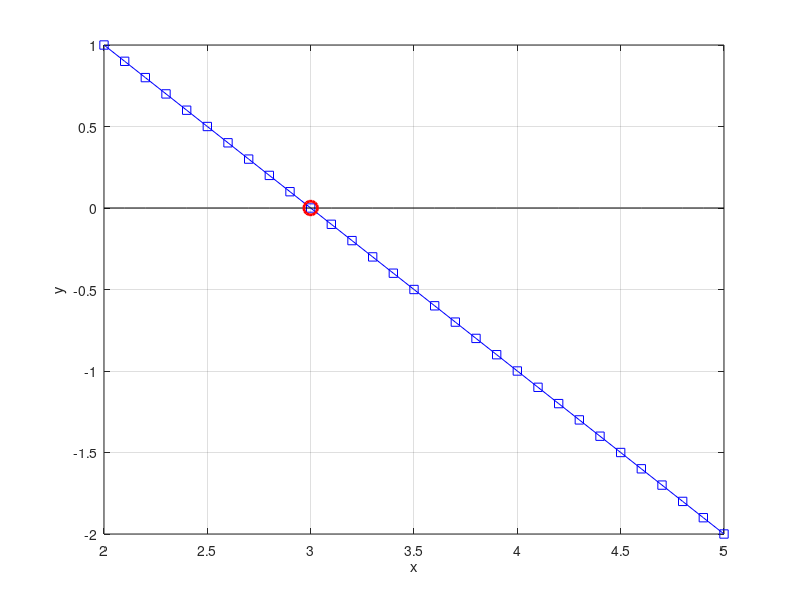
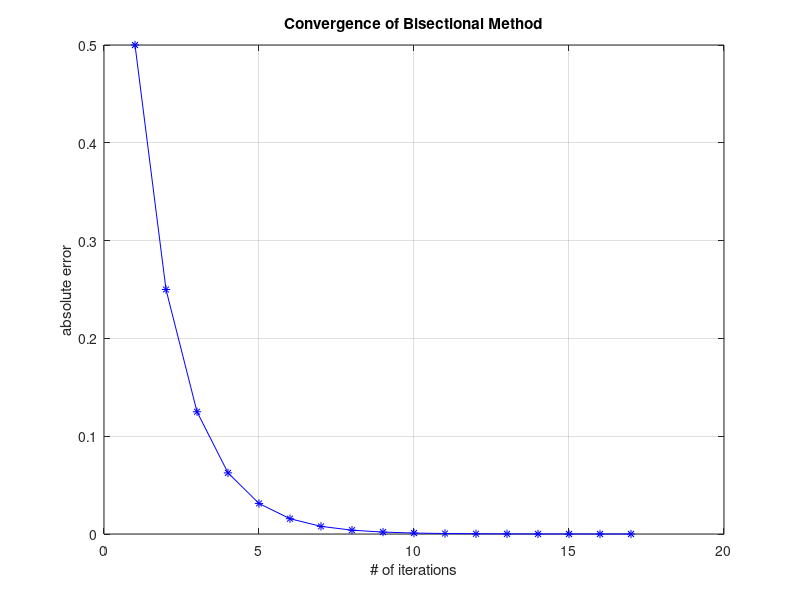

Recreate these plots in MATLAB, in order.
clear all
clc
close all

%1.Define the funtion %% not sure how to proceed for the piecwise function?
f = @(x) -x+3;

% plot
x = 2:0.1:5;
xaxis = zeros(length(x),1);

figure(1)
plot(x,f(x),"b-s",x,xaxis,"k-")
grid on
xlabel('x')
ylabel('y')
hold on 

%2. interval [a,b]
a = 2;
b = 5;
fa = f(a);
fb = f(b);

%3. specefic tolereance
tol = 1e-5;

% bisection method
iter = 1;
iter_max = Inf;

while(iter < iter_max)
    mid = (a+b)/2;
    error(iter) = abs(f(mid)-0);
    if (error(iter) < tol)
        root = mid;
        break
    else
        if (f(a) * f(mid) < 0)
            b = mid;
        else
            a = mid;
        end
    iter = iter+1;
    end

end

    
   



plot(root,f(root),'ro','MarkerSize',10,'LineWidth',2)

format long;
funct_root = root;
hold off

arr_iter = 1:iter;
figure(2)
plot(arr_iter,error,'b-*')
grid on
xlabel('# of iterations')
ylabel('absolute error')
title('Convergence of Bisectional Method')




